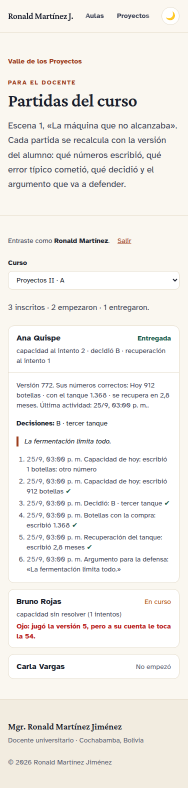
#> input picture docente.png, 375 x 1575 px, given in place of p2_412x860_papeles1.png, which was not available (shown at 1/2 size)
$ python contraste_papeles_v26.py ../../../..
#> lines starting #> are read from the running program, lines starting #| are printed output that depends on the picture; pictures that were not available may be replaced by others from this repository, and a replacement may not be noted
# v26: contraste por pixeles (fondo = color mas frecuente de la region, texto = el mas lejano a el) en las capturas del paso 2.
import sys
from PIL import Image
from collections import Counter
def lum(c):
    f=lambda v:(v/255)/12.92 if v/255<=.03928 else (((v/255)+.055)/1.055)**2.4
    return .2126*f(c[0])+.7152*f(c[1])+.0722*f(c[2])
def cr(a,b):
    x,y=sorted([lum(a),lum(b)],reverse=True); return (x+.05)/(y+.05)
def region(img,box,nombre):
#> called with img = '../../../../412/p2_412x860_papeles1.png', box = (8, 698, 130, 720), nombre = "nota 'releer es gratis' 412"
    im=Image.open(img).convert("RGB").crop(box); px=list(im.getdata())
#> after `im = Image.open(img).convert('RGB').crop(box)`:
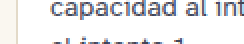
#> im: PIL image 122x22 RGB (shown 2 times larger); mean R, G, B 232.4, 232.5, 234
#> after `px = list(im.getdata())`: px = 2684 items, first 6: (250, 247, 240), (250, 247, 240), (250, 247, 240), (250, 247, 240), (250, 247, 240), (250, 247, 240)
    bg=Counter(px).most_common(1)[0][0]
#> bg = (255, 255, 255)
    # texto = pixel con mayor contraste contra bg entre los frecuentes (>=3 apariciones)
    cnt=Counter(px); cand=[c for c,n in cnt.items() if n>=3]
#> after `cnt = Counter(px)`: cnt = 334 items
#> after `cand = [c for c, n in cnt.items() if n >= 3]`: cand = 60 items, first 6: (250, 247, 240), (227, 218, 200), (255, 255, 255), (255, 249, 228), (105, 167, 223), (249, 255, 255)
    tx=max(cand,key=lambda c:cr(c,bg))
#> in cr, `x, y = sorted([lum(a), lum(b)], reverse=True)`: x = 1; y = 0.931
#> tx = (63, 69, 87)
    # peor caso: fondo mas claro frecuente
    bgs=[c for c,n in cnt.most_common(6)]; peor=min(cr(tx,b) for b in bgs)
#> after `bgs = [c for c, n in cnt.most_common(6)]`: bgs = [(255, 255, 255), (250, 247, 240), (249, 255, 255), (227, 218, 200), (255, 249, 228), (63, 69, 87)]
#> after `peor = min((cr(tx, b) for b in bgs))`: peor = 1
    print(f"{nombre}: fondo {bg} texto {tx} contraste {cr(tx,bg):.2f}  (peor de 6 fondos: {peor:.2f})")
#| nota 'releer es gratis' 412: fondo (255, 255, 255) texto (63, 69, 87) contraste 9.54  (peor de 6 fondos: 1.00)
d=sys.argv[1]
region(f"{d}/412/p2_412x860_papeles1.png",(8,698,130,720),"nota 'releer es gratis' 412")
region(f"{d}/412/p2_412x860_papeles1.png",(10,676,110,692),"rotulo 'Fichas' 412")
#> call 2 of region, with img = '../../../../412/p2_412x860_papeles1.png', box = (10, 676, 110, 692), nombre = "rotulo 'Fichas' 412"
#> in region (call 2), `im = Image.open(img).convert('RGB').crop(box)`:
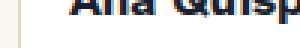
#> im: PIL image 100x16 RGB (shown 3 times larger); mean R, G, B 222, 222.2, 223.1
#> in region (call 2), `px = list(im.getdata())`: px = 1600 items, first 6: (250, 247, 240), (250, 247, 240), (250, 247, 240), (250, 247, 240), (250, 247, 240), (250, 247, 240)
#> in region (call 2), `cnt = Counter(px)`: cnt = 156 items
#> in region (call 2), `cand = [c for c, n in cnt.items() if n >= 3]`: cand = 31 items, first 6: (250, 247, 240), (227, 218, 200), (255, 255, 255), (83, 38, 46), (26, 31, 59), (97, 171, 228)
#> in region (call 2), `tx=max(cand,key=lambda c:cr(c,bg))`: tx = (26, 31, 46)
#> in region (call 2), `bgs = [c for c, n in cnt.most_common(6)]`: bgs = [(255, 255, 255), (250, 247, 240), (26, 31, 46), (227, 218, 200), (61, 31, 46), (104, 52, 46)]
#| rotulo 'Fichas' 412: fondo (255, 255, 255) texto (26, 31, 46) contraste 16.41  (peor de 6 fondos: 1.00)
region(f"{d}/375/p2_375x667_papeles2.png",(8,508,200,526),"nota 'Primero abre algun papel' 375")
#> call 3 of region, with img = '../../../../375/p2_375x667_papeles2.png', box = (8, 508, 200, 526), nombre = "nota 'Primero abre algun papel' 375"
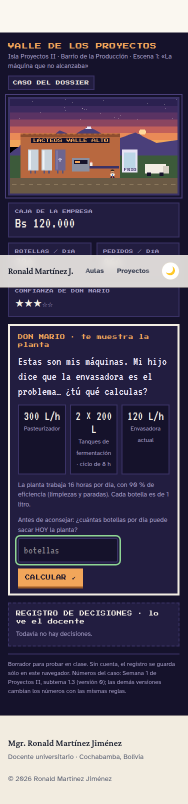
#> input picture escalera.png, 375 x 1608 px, given in place of p2_375x667_papeles2.png, which was not available (shown at 1/2 size)
#> in region (call 3), `im = Image.open(img).convert('RGB').crop(box)`:
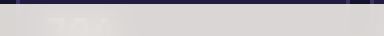
#> im: PIL image 192x18 RGB (shown 2 times larger); mean R, G, B 198.3, 194.4, 197.2
#> in region (call 3), `px = list(im.getdata())`: px = 3456 items, first 6: (21, 18, 43), (21, 18, 43), (21, 18, 43), (21, 18, 43), (21, 18, 43), (21, 18, 43)
#> in region (call 3), `bg=Counter(px).most_common(1)[0][0]`: bg = (218, 214, 213)
#> in region (call 3), `cnt = Counter(px)`: cnt = 70 items
#> in region (call 3), `cand = [c for c, n in cnt.items() if n >= 3]`: cand = 49 items, first 6: (21, 18, 43), (58, 50, 102), (34, 29, 64), (216, 213, 211), (219, 215, 216), (218, 214, 213)
#> in region (call 3), `tx=max(cand,key=lambda c:cr(c,bg))`: tx = (21, 18, 43)
#> in region (call 3), `bgs = [c for c, n in cnt.most_common(6)]`: bgs = [(218, 214, 213), (34, 29, 64), (217, 213, 212), (219, 215, 214), (220, 216, 215), (216, 213, 211)]
#> in region (call 3), `peor = min((cr(tx, b) for b in bgs))`: peor = 1.14
#| nota 'Primero abre algun papel' 375: fondo (218, 214, 213) texto (21, 18, 43) contraste 12.63  (peor de 6 fondos: 1.14)
region(f"{d}/f/v26_375_cero_fichas.png",(70,600,125,618),"nombre papel bloqueado 'Lista de tutores' (sin fichas)")
#> call 4 of region, with img = '../../../../f/v26_375_cero_fichas.png', box = (70, 600, 125, 618)
#> in region (call 4), `im = Image.open(img).convert('RGB').crop(box)`:
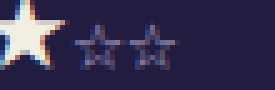
#> im: PIL image 55x18 RGB (shown 5 times larger); mean R, G, B 55.2, 49.9, 81.3
#> in region (call 4), `px = list(im.getdata())`: px = 990 items, first 6: (34, 29, 64), (34, 29, 64), (34, 29, 64), (34, 35, 94), (125, 192, 217), (236, 198, 151)
#> in region (call 4), `bg=Counter(px).most_common(1)[0][0]`: bg = (34, 29, 64)
#> in region (call 4), `cnt = Counter(px)`: cnt = 152 items
#> in region (call 4), `cand = [c for c, n in cnt.items() if n >= 3]`: cand = [(34, 29, 64), (236, 238, 228), (243, 238, 222), (243, 238, 228), (73, 42, 64), (210, 205, 202), (38, 29, 64), (34, 29, 68), (40, 29, 64), (38, 45, 106), (50, 33, 64), (34, 29, 76)]
#> in region (call 4), `tx=max(cand,key=lambda c:cr(c,bg))`: tx = (243, 238, 228)
#> in region (call 4), `bgs = [c for c, n in cnt.most_common(6)]`: bgs = [(34, 29, 64), (243, 238, 228), (38, 29, 64), (34, 29, 68), (236, 238, 228), (210, 205, 202)]
#> in region (call 4), `peor = min((cr(tx, b) for b in bgs))`: peor = 1
#| nombre papel bloqueado 'Lista de tutores' (sin fichas): fondo (34, 29, 64) texto (243, 238, 228) contraste 13.78  (peor de 6 fondos: 1.00)
region(f"{d}/f/v26_375_cero_fichas.png",(70,570,125,584),"marca '✓ leido' fondo 375")
#| marca '✓ leido' fondo 375: fondo (34, 29, 64) texto (227, 218, 200) contraste 11.48  (peor de 6 fondos: 1.00)
region(f"{d}/375/p2_375x667_papeles2.png",(12,200,360,226),"objetivo 375")
#> in region (call 6), `im = Image.open(img).convert('RGB').crop(box)`:
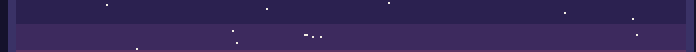
#> im: PIL image 348x26 RGB (shown 2 times larger); mean R, G, B 53.7, 38.5, 87.6
#> in region (call 6), `px = list(im.getdata())`: px = 9048 items, first 6: (21, 18, 43), (21, 18, 43), (21, 18, 43), (21, 18, 43), (58, 50, 102), (58, 50, 102)
#> in region (call 6), `bg=Counter(px).most_common(1)[0][0]`: bg = (61, 42, 94)
#> in region (call 6), `cnt = Counter(px)`: cnt = {(21, 18, 43): 130, (58, 50, 102): 208, (43, 33, 80): 4015, (243, 238, 228): 13, (61, 42, 94): 4347, (90, 51, 99): 335}
#> in region (call 6), `cand = [c for c, n in cnt.items() if n >= 3]`: cand = [(21, 18, 43), (58, 50, 102), (43, 33, 80), (243, 238, 228), (61, 42, 94), (90, 51, 99)]
#> in region (call 6), `tx=max(cand,key=lambda c:cr(c,bg))`: tx = (243, 238, 228)
#> in region (call 6), `bgs = [c for c, n in cnt.most_common(6)]`: bgs = [(61, 42, 94), (43, 33, 80), (90, 51, 99), (58, 50, 102), (21, 18, 43), (243, 238, 228)]
#| objetivo 375: fondo (61, 42, 94) texto (243, 238, 228) contraste 10.74  (peor de 6 fondos: 1.00)
